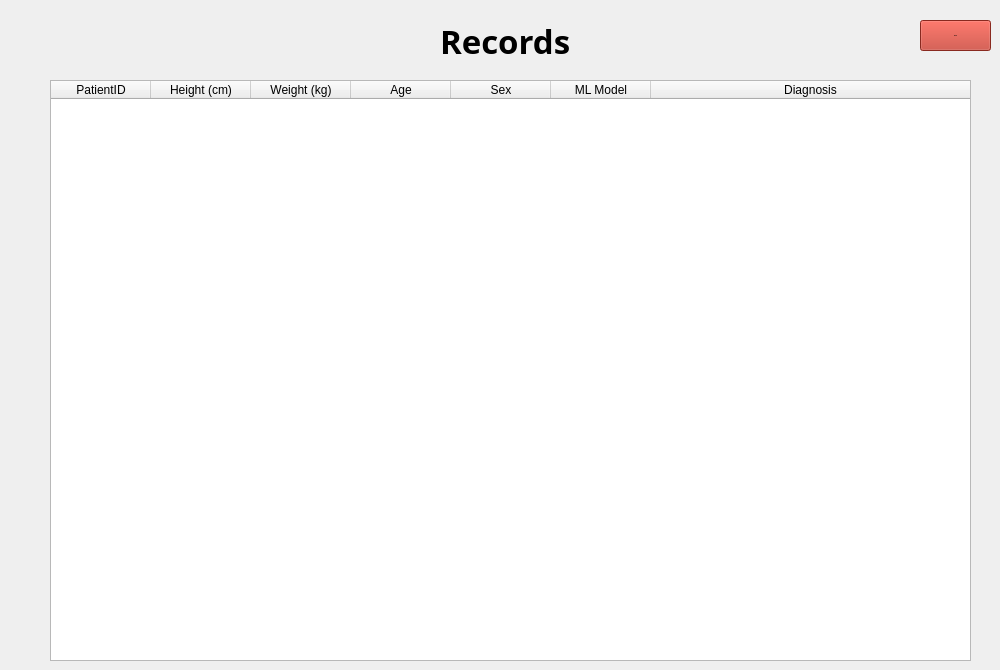
    <widget class="QWidget" name="Records">
     <property name="styleSheet">
      <string notr="true">QWidget#Records{background-color: rgb(127, 140, 141);}</string>
     </property>
     <widget class="QLabel" name="label_12">
      <property name="geometry">
       <rect>
        <x>440</x>
        <y>10</y>
        <width>131</width>
        <height>61</height>
       </rect>
      </property>
      <property name="font">
       <font>
        <family>Barlow</family>
        <pointsize>25</pointsize>
        <bold>true</bold>
       </font>
      </property>
      <property name="text">
       <string>Records</string>
      </property>
     </widget>
     <widget class="QPushButton" name="backBtn2">
      <property name="geometry">
       <rect>
        <x>920</x>
        <y>20</y>
        <width>71</width>
        <height>31</height>
       </rect>
      </property>
      <property name="font">
       <font>
        <pointsize>-1</pointsize>
        <bold>true</bold>
       </font>
      </property>
      <property name="styleSheet">
       <string notr="true">background-color: rgb(192, 57, 43);</string>
      </property>
      <property name="text">
       <string>BACK</string>
      </property>
     </widget>
     <widget class="QTableWidget" name="tableWidget">
      <property name="geometry">
       <rect>
        <x>50</x>
        <y>80</y>
        <width>921</width>
        <height>581</height>
       </rect>
      </property>
      <property name="sizeAdjustPolicy">
       <enum>QAbstractScrollArea::SizeAdjustPolicy::AdjustIgnored</enum>
      </property>
      <property name="editTriggers">
       <set>QAbstractItemView::EditTrigger::NoEditTriggers</set>
      </property>
      <property name="sortingEnabled">
       <bool>true</bool>
      </property>
      <attribute name="horizontalHeaderCascadingSectionResizes">
       <bool>true</bool>
      </attribute>
      <attribute name="horizontalHeaderStretchLastSection">
       <bool>true</bool>
      </attribute>
      <attribute name="verticalHeaderCascadingSectionResizes">
       <bool>true</bool>
      </attribute>
      <attribute name="verticalHeaderStretchLastSection">
       <bool>false</bool>
      </attribute>
      <column>
       <property name="text">
        <string>PatientID</string>
       </property>
      </column>
      <column>
       <property name="text">
        <string>Height (cm)</string>
       </property>
      </column>
      <column>
       <property name="text">
        <string>Weight (kg)</string>
       </property>
      </column>
      <column>
       <property name="text">
        <string>Age</string>
       </property>
      </column>
      <column>
       <property name="text">
        <string>Sex</string>
       </property>
      </column>
      <column>
       <property name="text">
        <string>ML Model</string>
       </property>
      </column>
      <column>
       <property name="text">
        <string>Diagnosis</string>
       </property>
      </column>
     </widget>
    </widget>
